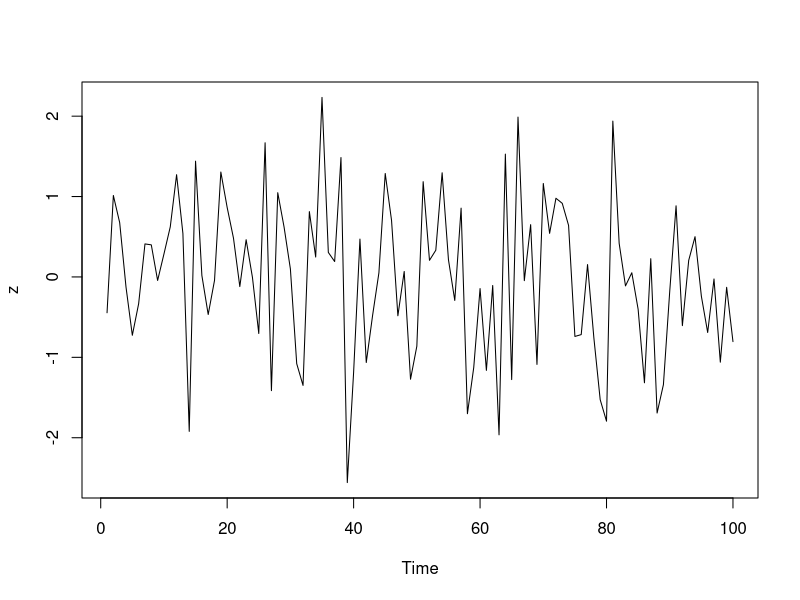
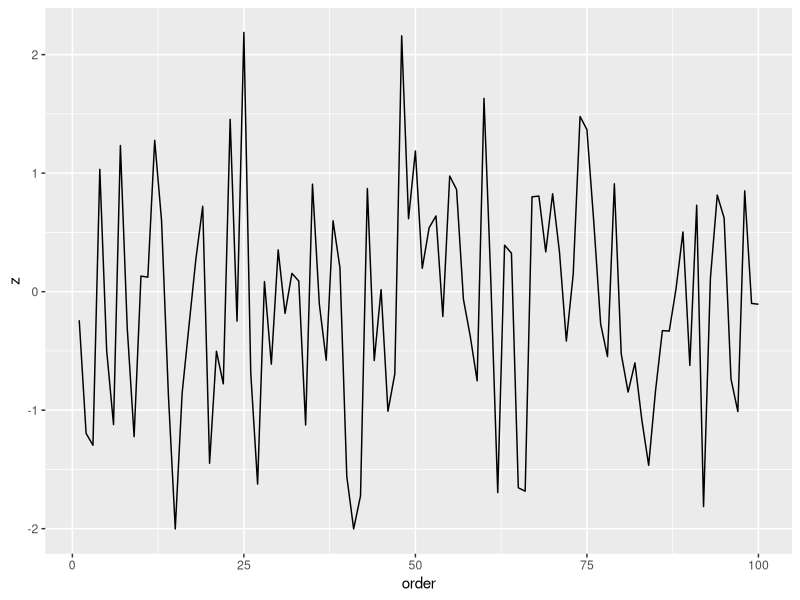
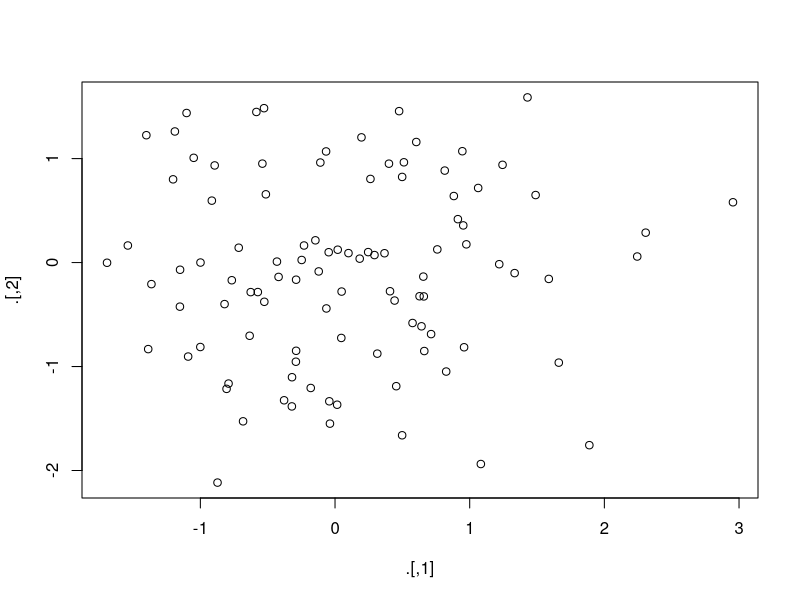

Source code (R) for these figures, in order:
## ---- chunk 1

Sys.Date()
## ---- chunk 2
library(tidyverse)
library(magrittr) # El paquete de Pipe, se activa usando tidyverse
## ---- chunk 3
head(diamonds, n=3)

diamonds$Precio_q = diamonds$price/diamonds$carat # crear una nueva variable

head(diamonds, n=3)
## ---- chunk 4
diamonds2 <- diamonds %>% 
  dplyr::mutate(price_per_carat = price / carat)
## ---- chunk 5
diamonds %>% 
  group_by(cut) %>% 
  summarize(Precio_color= mean(price))
## ---- chunk 6
car_data <- 
  mtcars %>%
  subset(hp > 100) %>%
  aggregate(. ~ cyl, data = ., FUN = . %>% mean %>% round(2)) %>%
  transform(kpl = mpg %>% multiply_by(0.4251)) %>%
  print
## ---- chunk 7
car_data <- 
  transform(aggregate(. ~ cyl, 
                      data = subset(mtcars, hp > 100), 
                      FUN = function(x) round(mean(x), 2)), 
                      kpl = mpg*0.4251)

car_data
## ---- chunk 8
car_data <- 
  mtcars %>%
  subset(hp > 100) %>%
  group_by(cyl) %>% 
  summarise(across(everything(), list(mean))) %>% 
  transform(kpl = mpg_1 %>% multiply_by(0.4251)) %>% 
  print


## ---- chunk 9
library(magrittr)

#iris %>%
#  subset(Sepal.Length > mean(Sepal.Length)) |> 
#  cor(Sepal.Length, Sepal.Width)


iris %>%
  subset(Sepal.Length > mean(Sepal.Length)) %$%
 cor(Sepal.Length, Sepal.Width)

iris %>%
  subset(Sepal.Length > mean(Sepal.Length)) |> 
  summarize(corr= cor(Sepal.Length, Sepal.Width))

## ---- chunk 10
data.frame(z = rnorm(100)) %$% 
  ts.plot(z)

#data.frame(z = rnorm(100)) |>  
#  ts.plot(z)

#Para hacerlo la misma grafico con Tidyverse
z1=data.frame(z = rnorm(100)) 
library(data.table)
z1=data.table(z1)
z1$order= c(1:100)
z1|> 
  ggplot(aes(order, z))+
  geom_line()


## ---- chunk 11

# Example 1
head(iris)

head(iris$Sepal.Length %<>% sqrt)



# Example 2
x <- rnorm(100)
head(x, n=10)
x %<>% 
  abs %>% 
  sort

head(x, 20)
## ---- chunk 12

# Example 1
names(iris)
iris |> 
  filter(Species %in% c("setosa", "virginica")) |> 
  head()





## ---- chunk 13
rnorm(200) %>%
matrix(ncol = 2) %T>%
plot %>%  # plot usually does not return anything. 
colSums
